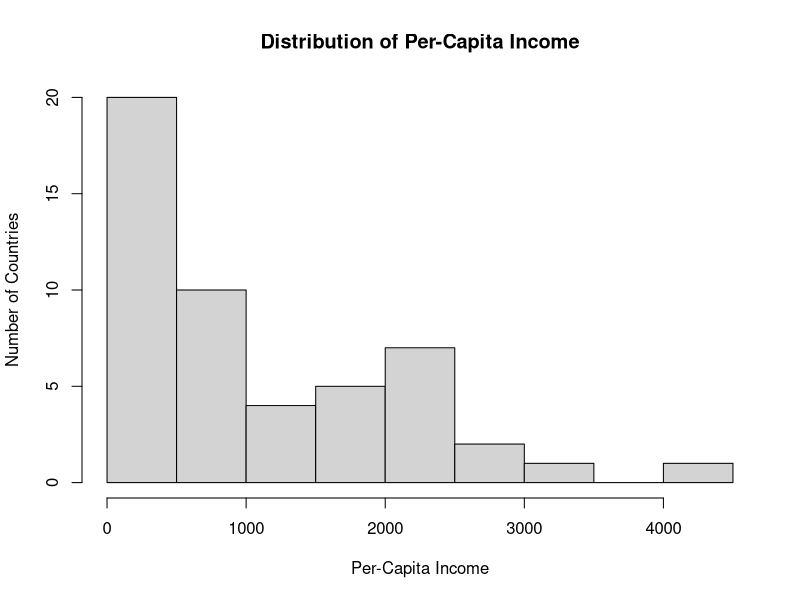
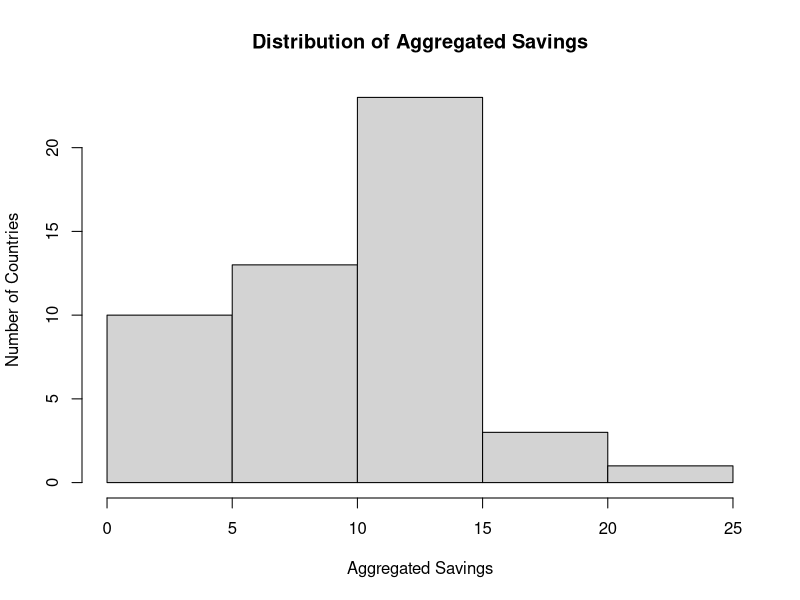
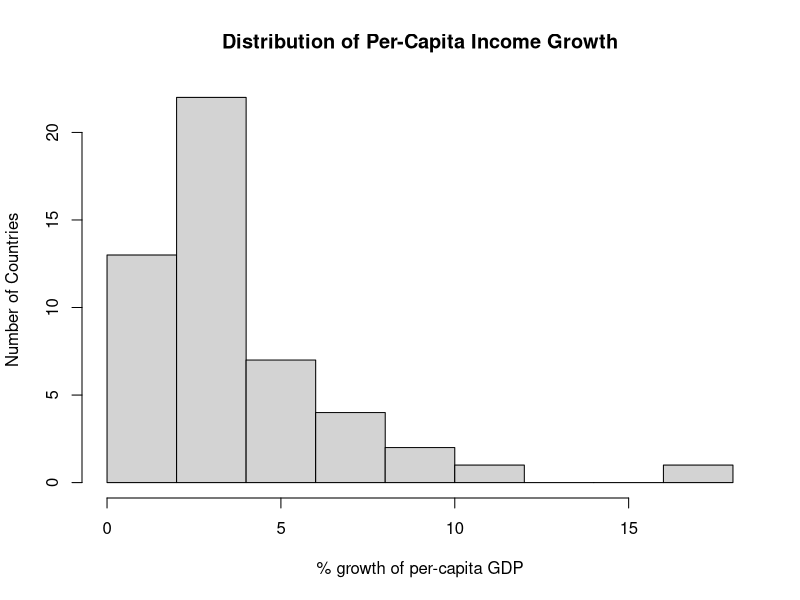
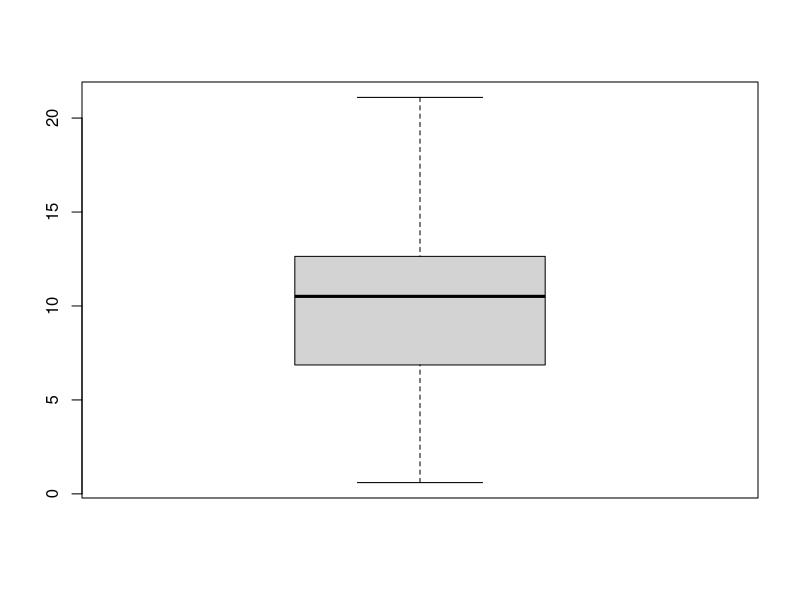
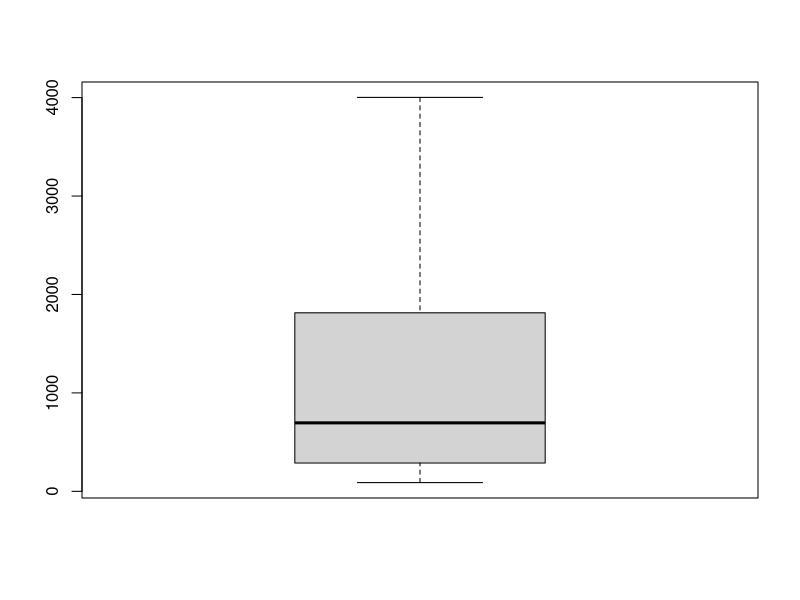
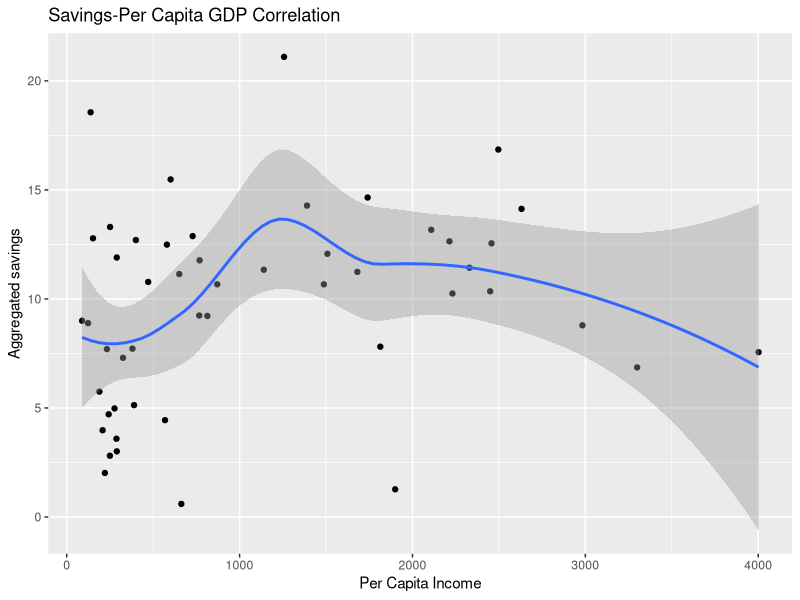
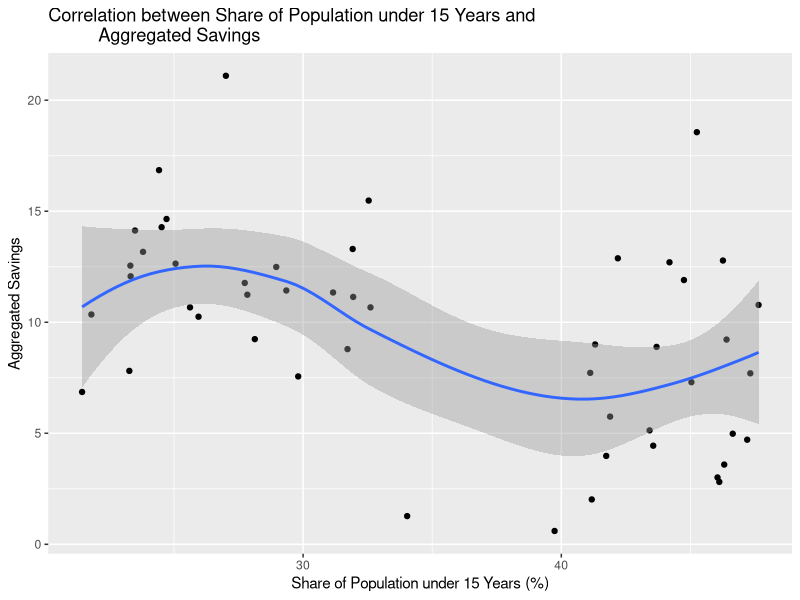
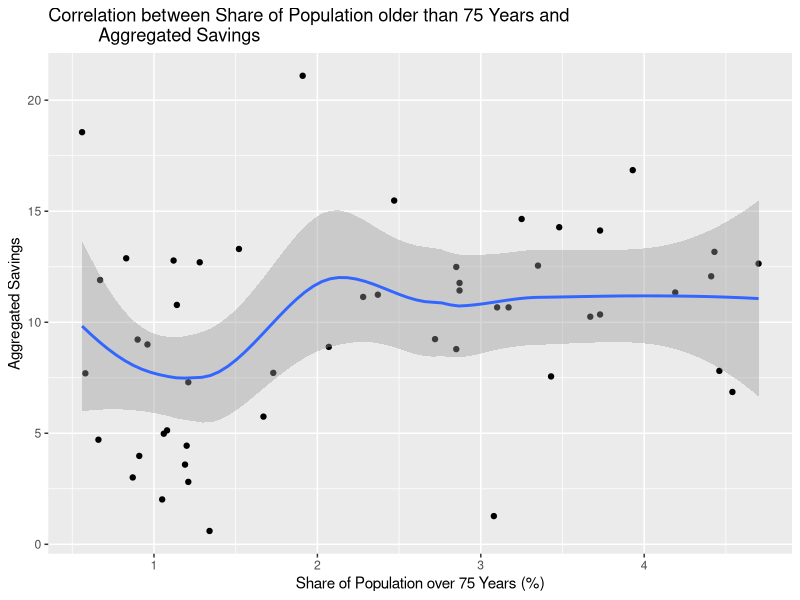

Here is the R script that generated these plots, in order:
#############################
# Assignment 1: File structure, version control, R data, descriptive statistics
# Deadline: 04 March 2016
# Starting Date: 18 February 2016 // Last edited: 21 February 2016
# Author: Jonas Markgraf
# Descriptive statistics of R database "LifeCycleSavings"
# contains: savings ratio data 1960-70 in 50 countries, 5 variables
#############################

# Load packages
library(ggplot2)
library(knitr)
library(dplyr)
library(magrittr)

# Load dataset
library(datasets)
data(LifeCycleSavings)

# Detailed information about dataset, incl. description of variables
?LifeCycleSavings

# Basic summary statistics
summary(LifeCycleSavings)

# Interpretation: The summary command gives a rough overview of the #
# characteristics of the variables (mean, median, minimum/maximum, 25th & 75th
# percentile). Thus, it provides first measures for the central tendency as
# well as of the dispersion.

# Measures of central tendency (Mean, median, histogram)

## loop for mean of each variable
for (i in 1:5) {
  LifeCycleSavings[, i] %>%
  mean() %>%
  paste(names(LifeCycleSavings)[i], ., "\n") %>%
  cat()
}

## loop for median of each variable
for (i in 1:5) {
  LifeCycleSavings[, i] %>%
    median() %>%
    paste(names(LifeCycleSavings)[i], ., "\n") %>%
    cat()
}

## General distribution of key variables
hist(LifeCycleSavings$dpi, 
     main="Distribution of Per-Capita Income", 
     xlab="Per-Capita Income", 
     ylab="Number of Countries")

hist(LifeCycleSavings$sr, 
     main="Distribution of Aggregated Savings", 
     xlab="Aggregated Savings", 
     ylab="Number of Countries")

hist(LifeCycleSavings$ddpi, 
     main="Distribution of Per-Capita Income Growth", 
     xlab="% growth of per-capita GDP", 
     ylab="Number of Countries")

# Measures of dispersion (standard deviation, range, IQR, boxplots)
sd(LifeCycleSavings$sr)
range(LifeCycleSavings$sr)
IQR(LifeCycleSavings$sr)
boxplot(LifeCycleSavings$sr)

sd(LifeCycleSavings$dpi)
range(LifeCycleSavings$dpi)
IQR(LifeCycleSavings$dpi)
boxplot(LifeCycleSavings$dpi)


# Joint distributions: Potential explanatory variables for savings ratio

ggplot(LifeCycleSavings, aes(dpi, sr)) + 
  geom_point() + 
  geom_smooth() + 
  ggtitle("Savings-Per Capita GDP Correlation") +
  xlab("Per Capita Income") +
  ylab("Aggregated savings")
ggsave(filename = "DpiSrCorr.png", path = NULL)
cor.test(LifeCycleSavings$dpi, LifeCycleSavings$sr)

ggplot(LifeCycleSavings, aes(pop15, sr)) + 
  geom_point() + 
  geom_smooth() +
  ggtitle("Correlation between Share of Population under 15 Years and 
          Aggregated Savings") +
  xlab("Share of Population under 15 Years (%)") +
  ylab("Aggregated Savings")
cor.test(LifeCycleSavings$pop15, LifeCycleSavings$sr)

ggplot(LifeCycleSavings, aes(pop75, sr)) + 
  geom_point() + 
  geom_smooth() +
  ggtitle("Correlation between Share of Population older than 75 Years and
          Aggregated Savings") +
  xlab("Share of Population over 75 Years (%)") +
  ylab("Aggregated Savings")
cor.test(LifeCycleSavings$pop75, LifeCycleSavings$sr)

ggplot(LifeCycleSavings, aes(ddpi, sr)) + 
  geom_point() + 
  geom_smooth() +
  ggtitle("Correlation between Per-Capita Income Growth and Aggregated Savings") +
  xlab("Per-Capita Income Growth (%)") +
  ylab("Aggregated Savings")
cor.test(LifeCycleSavings$ddpi, LifeCycleSavings$sr)
